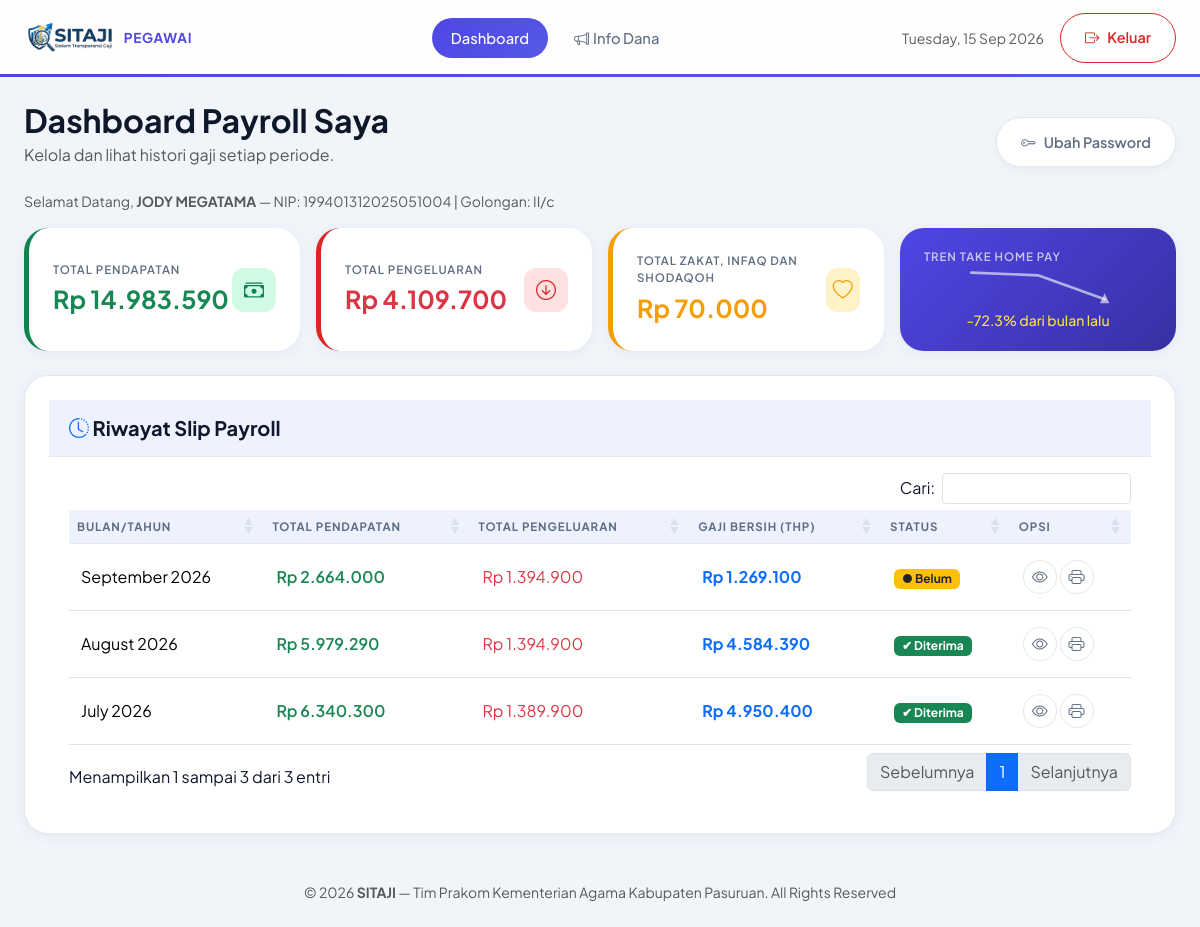
The app's page /pegawai/dashboard (signed in) with its own data.
### tables this page shows
CREATE TABLE `pegawai` (
  `id` int(11) NOT NULL,
  `nip` varchar(25) NOT NULL,
  `nama` varchar(150) NOT NULL,
  `golongan` varchar(15) DEFAULT NULL,
  `jabatan` varchar(100) DEFAULT NULL,
  `status` enum('aktif','nonaktif') DEFAULT 'aktif',
  `created_at` timestamp NOT NULL DEFAULT CURRENT_TIMESTAMP
);

CREATE TABLE `payroll` (
  `id` int(11) NOT NULL,
  `pegawai_id` int(11) NOT NULL,
  `periode` date NOT NULL,
  `keterangan` varchar(255) DEFAULT NULL,
  `status_terima` tinyint(1) DEFAULT '0',
  `created_at` timestamp NOT NULL DEFAULT CURRENT_TIMESTAMP
);

### includes/helpers.php (called while the page is built, shortened)
<?php
function rupiah($n): string {
    return 'Rp ' . number_format((float)$n, 0, ',', '.');
}
function e(?string $s): string {
    return htmlspecialchars((string)$s, ENT_QUOTES, 'UTF-8');
}
function periode_label(string $date): string {
    $t = strtotime($date);
    return $t ? date('F Y', $t) : $date;
}
function total_bruto(array $row): float {
    return (float)($row['_detail_sum_pendapatan'] ?? 0);
}
function total_potongan(array $row): float {
    return (float)($row['_detail_sum_potongan'] ?? 0);
}
function take_home(array $row): float {
    return total_bruto($row) - total_potongan($row);
}

### pegawai/dashboard.php (the view, shortened to what this page needs)
<?php
require_once __DIR__ . '/../includes/header_pegawai.php';
$u = current_user();
$pid = (int)$u['pegawai_id'];
$peg = $pdo->prepare("SELECT * FROM pegawai WHERE id=?"); $peg->execute([$pid]); $peg = $peg->fetch();
try {
    $slips = $pdo->prepare("
      SELECT p.*,
             COALESCE(ds.pendapatan_sum, 0) AS _detail_sum_pendapatan,
             COALESCE(ds.potongan_sum, 0) AS _detail_sum_potongan,
             COALESCE(ds.infaq_sum, 0) AS _detail_sum_infaq
      FROM payroll p
      LEFT JOIN (
        SELECT pd.payroll_id,
               SUM(CASE WHEN k.tipe='pendapatan' THEN pd.nilai ELSE 0 END) AS pendapatan_sum,
               SUM(CASE WHEN k.tipe='potongan' THEN pd.nilai ELSE 0 END) AS potongan_sum,
               SUM(CASE WHEN k.field_key IN ('pot_zakat','pot_zakat_profesi','infaq_sodaqoh') THEN pd.nilai ELSE 0 END) AS infaq_sum
        FROM payroll_detail pd
        JOIN komponen_payroll k ON k.id = pd.komponen_id
        GROUP BY pd.payroll_id
      ) ds ON ds.payroll_id = p.id
      WHERE p.pegawai_id=?
      ORDER BY p.periode DESC
    ");
    $slips->execute([$pid]); $slips = $slips->fetchAll();
} catch (PDOException $e) {
    error_log("Pegawai Dashboard Error: " . $e->getMessage());
    if ($e->getCode() === '42S02') {
        die('<div class="alert alert-warning m-5">Terjadi masalah konfigurasi sistem, hubungi administrator.</div>');
    }
    throw $e;
}
$totBruto = $totPot = $totInfaq = 0;
foreach ($slips as $s) {
    $totBruto += total_bruto($s);
    $totPot   += total_potongan($s);
    $totInfaq += (float)($s['_detail_sum_infaq'] ?? 0);
}
$totPengeluaranNonZakat = $totPot - $totInfaq;
$trendSlips = array_slice($slips, 0, 6);
$trendValues = array_reverse(array_map(fn($s) => (float)take_home($s), $trendSlips));
$sCount = count($trendValues);
$trendPct = null;
if ($sCount >= 2) {
    $last = $trendValues[$sCount - 1];
    $prev = $trendValues[$sCount - 2];
    $trendPct = ($prev != 0) ? (($last - $prev) / $prev) * 100 : 0;
}
?>
<div class="d-flex justify-content-between align-items-end flex-wrap gap-3 mb-4">
  <div>
    <h2 class="fw-bold mb-1">Dashboard Payroll Saya</h2>
    <p class="text-muted mb-0">Kelola dan lihat histori gaji setiap periode.</p>
  </div>
   <div class="d-flex gap-2 align-items-center">
     <button class="btn-secondary-modern" data-bs-toggle="modal" data-bs-target="#pwdModal"><i class="bi bi-key"></i> Ubah Password</button>
   </div>
</div>
<div class="mb-3">
  <p class="text-muted mb-0 small">Selamat Datang, <strong><?= e(strtoupper($peg['nama'])) ?></strong> — NIP: <?= e($peg['nip']) ?> | Golongan: <?= e($peg['golongan']) ?></p>
</div>
<div class="row g-3 mb-4">
  <div class="col-md-3">
    <div class="stat-card green"><div><div class="label">Total Pendapatan</div><div class="value text-success"><?= rupiah($totBruto) ?></div></div><div class="icon"><i class="bi bi-cash-stack"></i></div></div>
  </div>
  <div class="col-md-3">
    <div class="stat-card red"><div><div class="label">Total Pengeluaran</div><div class="value text-danger"><?= rupiah($totPengeluaranNonZakat) ?></div></div><div class="icon"><i class="bi bi-arrow-down-circle"></i></div></div>
  </div>
  <div class="col-md-3">
    <div class="stat-card yellow"><div><div class="label">Total Zakat, Infaq dan Shodaqoh</div><div class="value" style="color:var(--warning)"><?= rupiah($totInfaq) ?></div></div><div class="icon"><i class="bi bi-heart"></i></div></div>
  </div>
  <div class="col-md-3">
    <div class="tren-card" style="height:100%">
      <div class="label">Tren Take Home Pay</div>
      <div class="trend-content d-flex flex-column align-items-center justify-content-center gap-1">
        <?php if ($sCount < 2): ?>
          <div class="text-white-50 small">Data belum cukup untuk tren</div>
        <?php else:
          $min = min($trendValues);
          $max = max($trendValues);
          $range = $max - $min;
          $pts = [];
          foreach ($trendValues as $i => $v) {
              $x = $i * (100 / ($sCount - 1));
              $y = 25 - (($v - $min) / ($range ?: 1) * 20);
              $pts[] = (float)$x . ',' . (float)$y;
          }
          $path = implode(' ', $pts);
          $lastPt = end($pts);
          $lastX = explode(',', $lastPt)[0];
          $lastY = explode(',', $lastPt)[1];
        ?>
          <svg viewBox="0 0 100 30" style="width:100%; height:40px; overflow:visible" class="trend-svg">
            <polyline fill="none" stroke="rgba(255,255,255,.6)" stroke-width="2" stroke-linecap="round" stroke-linejoin="round" points="<?= $path ?>" />
            <polygon points="<?= (float)$lastX-3.5 ?>,<?= (float)$lastY+3 ?> <?= (float)$lastX+3.5 ?>,<?= (float)$lastY+3 ?> <?= (float)$lastX ?>,<?= (float)$lastY-4.5 ?>" fill="rgba(255,255,255,.6)" />
          </svg>
          <div class="trend-pct small fw-medium" style="color: <?= $trendPct >= 0 ? '#86efac' : '#fde047' ?>">
            <?= ($trendPct >= 0 ? '+' : '') . number_format($trendPct, 1) ?>% dari bulan lalu
          </div>
        <?php endif; ?>
      </div>
    </div>
  </div>
</div>
<div class="app-card" style="overflow:hidden">
  <div style="background:var(--primary-soft);padding:16px 20px;border-bottom:1px solid var(--border)">
    <h5 class="fw-bold mb-0"><i class="bi bi-clock-history text-primary"></i> Riwayat Slip Payroll</h5>
  </div>
  <div style="padding:16px 20px">
  <table class="table data-table align-middle" style="margin:0" data-empty-message="Belum ada slip gaji." data-order="[]">
    <thead><tr><th>Bulan/Tahun</th><th>Total Pendapatan</th><th>Total Pengeluaran</th><th>Gaji Bersih (THP)</th><th>Status</th><th>Opsi</th></tr></thead>
    <tbody>
      <?php foreach($slips as $s): ?>
      <tr style="transition:background 0.15s" onmouseover="this.style.background='#eef2ff'" onmouseout="this.style.background=''">
        <td data-label="Bulan/Tahun" data-order="<?= $s['periode'] ?>"><?= periode_label($s['periode']) ?></td>
        <td class="text-success fw-semibold" data-label="Total Pendapatan"><?= rupiah(total_bruto($s)) ?></td>
        <td class="text-danger" data-label="Total Pengeluaran"><?= rupiah(total_potongan($s)) ?></td>
        <td class="text-primary fw-bold" data-label="Gaji Bersih (THP)"><?= rupiah(take_home($s)) ?></td>
        <td data-label="Status"><?= $s['status_terima'] ? '<span class="badge bg-success">✔ Diterima</span>' : '<span class="badge bg-warning text-dark">● Belum</span>' ?></td>
        <td>
            <button class="btn-action-sm" data-bs-toggle="modal" data-bs-target="#slipModal" data-url="detail_slip?id=<?= $s['id'] ?>" title="Detail Slip">
              <i class="bi bi-eye"></i>
            </button>
            <a href="cetak_slip?id=<?= $s['id'] ?>" target="_blank" class="btn-action-sm" title="Cetak PDF">
              <i class="bi bi-printer"></i>
            </a>
        </td>
      </tr>
      <?php endforeach; ?>
    </tbody>
  </table>
  </div>
</div>
<?php require_once __DIR__ . '/../includes/footer.php'; ?>

### assets/css/style.css (style rules this page uses)
:root { --primary: #4f46e5; --primary-soft: #eef2ff; --accent: #5558e6; --success: #0e834e; --danger: #dc2626; --warning: #f59e0b; --dark: #0f172a; --slate: #5f6e82; --bg-body: #f1f5f9; --card: #FFFFFF; --ink: #0f172a; --muted: #5f6e82; --border: #e2e8f0; --card-radius: 24px; --shadow: 0 2px 12px rgba(79,70,229,.08); --shadow-lg: 0 20px 25px -5px rgba(0,0,0,0.05); }
* { font-family: 'Plus Jakarta Sans', system-ui, -apple-system, 'Segoe UI', Roboto, Helvetica, Arial, sans-serif; }
body.bg-app { background: var(--bg-body); color: var(--ink); }
.stat-card, .card-stats { background: var(--card); border-radius: var(--card-radius, 24px); padding: 1.25rem 1.5rem; border-left: 5px solid var(--primary); box-shadow: var(--shadow); display: flex; align-items: center; justify-content: space-between; height: 100%; transition: all 0.3s cubic-bezier(0.4,0,0.2,1); }
.stat-card .label { font-size: .72rem; letter-spacing: .08em; color: var(--muted); text-transform: uppercase; font-weight: 600; }
.stat-card .value { font-size: 1.55rem; font-weight: 700; margin-top: .2rem; }
.stat-card.green { border-color: var(--success); }
.stat-card.red { border-color: var(--danger); }
.stat-card.yellow { border-color: var(--warning); }
.stat-card .icon { width: 44px; height: 44px; border-radius: 12px; display: flex; align-items: center; justify-content: center; background: var(--primary-soft); color: var(--primary); font-size: 1.25rem; transition: background .2s, color .2s; }
.stat-card.green .icon { background: #d1fae5; color: var(--success); }
.stat-card.red .icon { background: #fee2e2; color: var(--danger); }
.stat-card.yellow .icon { background: #fef3c7; color: var(--warning); }
.tren-card { background: linear-gradient(135deg, var(--primary), #3730a3); color: #fff; border-radius: var(--card-radius, 24px); padding: 1.25rem 1.5rem; border: 0; box-shadow: var(--shadow); transition: all 0.3s cubic-bezier(0.4,0,0.2,1); }
.tren-card .label { color: rgba(255,255,255,.7); font-size: .72rem; letter-spacing: .08em; text-transform: uppercase; font-weight: 600; }
.app-card { background: var(--card); border-radius: var(--card-radius, 24px); padding: 1.5rem; box-shadow: var(--shadow); border: 1px solid var(--border); transition: box-shadow 0.3s cubic-bezier(0.4,0,0.2,1); }
table.dataTable thead th { font-size: .72rem; letter-spacing: .08em; text-transform: uppercase; color: var(--muted); border-bottom: 1px solid var(--border) !important; background: var(--primary-soft); }
table.dataTable tbody td { padding: 1rem .75rem; vertical-align: middle; }
.btn-action-sm { width: 34px; height: 34px; border-radius: 999px; display: inline-flex; align-items: center; justify-content: center; background: #fff; border: 1px solid var(--border); color: var(--slate); transition: background .15s, color .15s; }
.btn-secondary-modern { display: inline-flex; align-items: center; gap: .5rem; height: 50px; padding: 0 24px; border-radius: 999px; font-size: .9rem; font-weight: 600; text-decoration: none; background: #fff; color: var(--slate); border: 1px solid var(--border); box-shadow: 0 3px 10px rgba(0,0,0,.04); transition: all 0.3s cubic-bezier(0.4,0,0.2,1); white-space: nowrap; cursor: pointer; line-height: 1.2; }

### records on screen
pegawai: nama "JODY MEGATAMA", nip "199401312025051004", golongan "II/c"
payroll: periode "September 2026", s "Rp 2.664.000", s "Rp 1.394.900", s "Rp 1.269.100", status_terima "● Belum"
payroll: periode "August 2026", s "Rp 5.979.290", s "Rp 1.394.900", s "Rp 4.584.390", status_terima "✔ Diterima"
payroll: periode "July 2026", s "Rp 6.340.300", s "Rp 1.389.900", s "Rp 4.950.400", status_terima "✔ Diterima"

### other values on screen
rupiah($totBruto) "Rp 14.983.590"
rupiah($totPengeluaranNonZakat) "Rp 4.109.700"
rupiah($totInfaq) "Rp 70.000"
$trendPct "-72.3"
